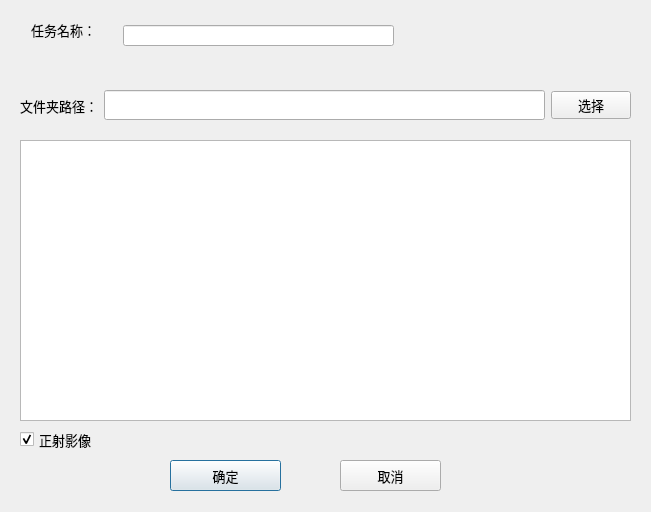
<?xml version="1.0" encoding="UTF-8"?>
<ui version="4.0">
 <class>taskDialog</class>
 <widget class="QDialog" name="taskDialog">
  <property name="geometry">
   <rect>
    <x>0</x>
    <y>0</y>
    <width>651</width>
    <height>512</height>
   </rect>
  </property>
  <property name="windowTitle">
   <string>Dialog</string>
  </property>
  <widget class="QPushButton" name="ok_button">
   <property name="geometry">
    <rect>
     <x>170</x>
     <y>460</y>
     <width>111</width>
     <height>31</height>
    </rect>
   </property>
   <property name="font">
    <font>
     <pointsize>10</pointsize>
    </font>
   </property>
   <property name="text">
    <string>确定</string>
   </property>
  </widget>
  <widget class="QCheckBox" name="checkBox">
   <property name="geometry">
    <rect>
     <x>20</x>
     <y>430</y>
     <width>91</width>
     <height>19</height>
    </rect>
   </property>
   <property name="font">
    <font>
     <pointsize>10</pointsize>
    </font>
   </property>
   <property name="text">
    <string>正射影像</string>
   </property>
   <property name="checked">
    <bool>true</bool>
   </property>
  </widget>
  <widget class="QWidget" name="widget" native="true">
   <property name="geometry">
    <rect>
     <x>20</x>
     <y>10</y>
     <width>501</width>
     <height>61</height>
    </rect>
   </property>
   <widget class="QLabel" name="label">
    <property name="geometry">
     <rect>
      <x>11</x>
      <y>11</y>
      <width>85</width>
      <height>17</height>
     </rect>
    </property>
    <property name="font">
     <font>
      <pointsize>10</pointsize>
     </font>
    </property>
    <property name="text">
     <string>任务名称：</string>
    </property>
   </widget>
   <widget class="QLineEdit" name="folderName">
    <property name="geometry">
     <rect>
      <x>103</x>
      <y>15</y>
      <width>271</width>
      <height>21</height>
     </rect>
    </property>
    <property name="maximumSize">
     <size>
      <width>16777215</width>
      <height>30</height>
     </size>
    </property>
   </widget>
  </widget>
  <widget class="QPushButton" name="pushButton_3">
   <property name="geometry">
    <rect>
     <x>340</x>
     <y>460</y>
     <width>101</width>
     <height>31</height>
    </rect>
   </property>
   <property name="font">
    <font>
     <pointsize>10</pointsize>
    </font>
   </property>
   <property name="text">
    <string>取消</string>
   </property>
  </widget>
  <widget class="QWidget" name="widget_2" native="true">
   <property name="geometry">
    <rect>
     <x>20</x>
     <y>80</y>
     <width>611</width>
     <height>51</height>
    </rect>
   </property>
   <layout class="QHBoxLayout" name="horizontalLayout_2">
    <item>
     <widget class="QLabel" name="label_2">
      <property name="font">
       <font>
        <pointsize>10</pointsize>
       </font>
      </property>
      <property name="text">
       <string>文件夹路径：</string>
      </property>
      <property name="alignment">
       <set>Qt::AlignCenter</set>
      </property>
     </widget>
    </item>
    <item>
     <widget class="QLineEdit" name="folder">
      <property name="maximumSize">
       <size>
        <width>16777215</width>
        <height>30</height>
       </size>
      </property>
      <property name="sizeIncrement">
       <size>
        <width>0</width>
        <height>0</height>
       </size>
      </property>
      <property name="text">
       <string/>
      </property>
     </widget>
    </item>
    <item>
     <widget class="QPushButton" name="pushButton">
      <property name="font">
       <font>
        <pointsize>10</pointsize>
       </font>
      </property>
      <property name="text">
       <string>选择</string>
      </property>
     </widget>
    </item>
   </layout>
  </widget>
  <widget class="QListWidget" name="imageList">
   <property name="geometry">
    <rect>
     <x>20</x>
     <y>140</y>
     <width>611</width>
     <height>281</height>
    </rect>
   </property>
  </widget>
 </widget>
 <resources/>
 <connections/>
</ui>
